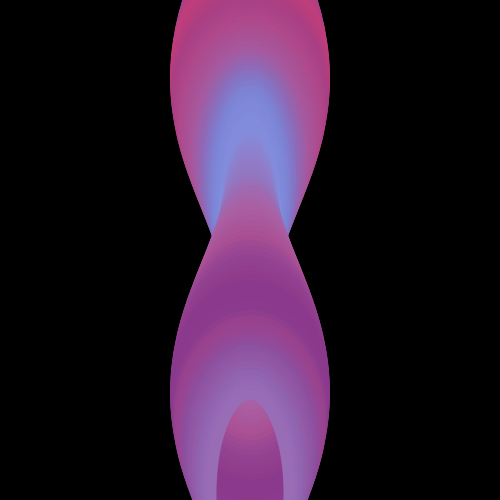
Frame 1 (no input)
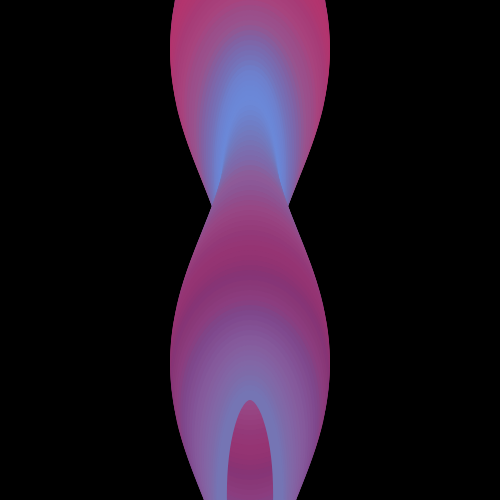
Frame 60 (no input)
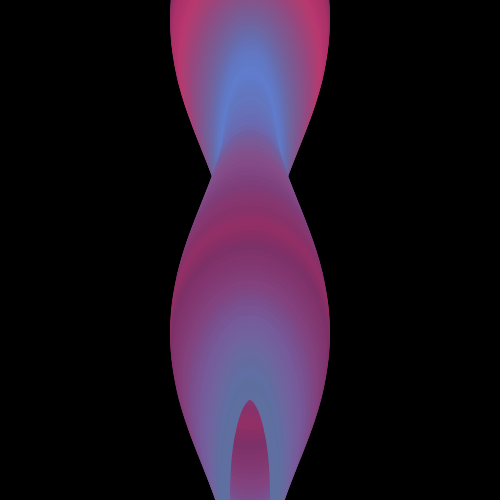
Frame 120 (the mouse pressed at the canvas centre since frame 60)

The p5.js sketch that drew these frames (run headless with seeded random() and noise() and a simulated clock; from frame 60 on, the mouse is pressed at the canvas centre):

// p5.js sketch
// ── sketch.js
let waves = [];
let cols;
let rows;
let t = 0;
let numWaves = 1; 

function setup() {
  createCanvas(500, 500);
  cols = width;
  rows = height;
  for (let i = 0; i < numWaves; i++) {
    waves.push(new Wave(i * 0.2));
  }
}

function draw() {
  background(0);
  for (let wave of waves) {
    wave.display();
  }
  t += 0.005; 
}

class Wave {
  constructor(offset) {
    this.offset = offset;
  }

  display() {
    for (let y = 0; y < rows; y += 5) {
      let n = noise(y * 0.01 + this.offset, t);
      let color1 = color(lerpColor(
        color(255 * noise(t + this.offset), 100, 255 * noise(t * 0.5 + this.offset)),
        color(100, 255 * noise(t * 0.3 + this.offset), 255),
        n
      ));
      let color2 = color(lerpColor(
        color(255, 100 * noise(t * 0.7 + this.offset), 100),
        color(50, 50, 255 * noise(t * 0.9 + this.offset)),
        n
      ));
      
      let inter = map(sin(y * 0.02 + t * 2 + this.offset * TWO_PI), -1, 1, 0, 1);
      let c = lerpColor(color1, color2, inter);
      stroke(c);
      strokeWeight(10);
      noFill();
      ellipse(width / 2, y, 100 + 50 * sin(y * 0.02 + t * 2 + this.offset * TWO_PI), 200, 200);
    }
  }
}

function windowResized() {
  resizeCanvas(windowWidth, windowHeight);
  cols = width;
  rows = height;
}

// ── style.css
.sketch-14-2025 {
    margin: 0;
    padding: 0;
    background-color: rgb(227, 50, 124);
    animation: fade-in;
    display: flex;
    justify-content: center;
    align-items: center;
    height: 100vh;
    pointer-events: none;
    transform: rotate(180deg);
}

@keyframes fade-in {
    from {
        opacity: 0;
    }
    to {
        opacity: 1;
    }
}
